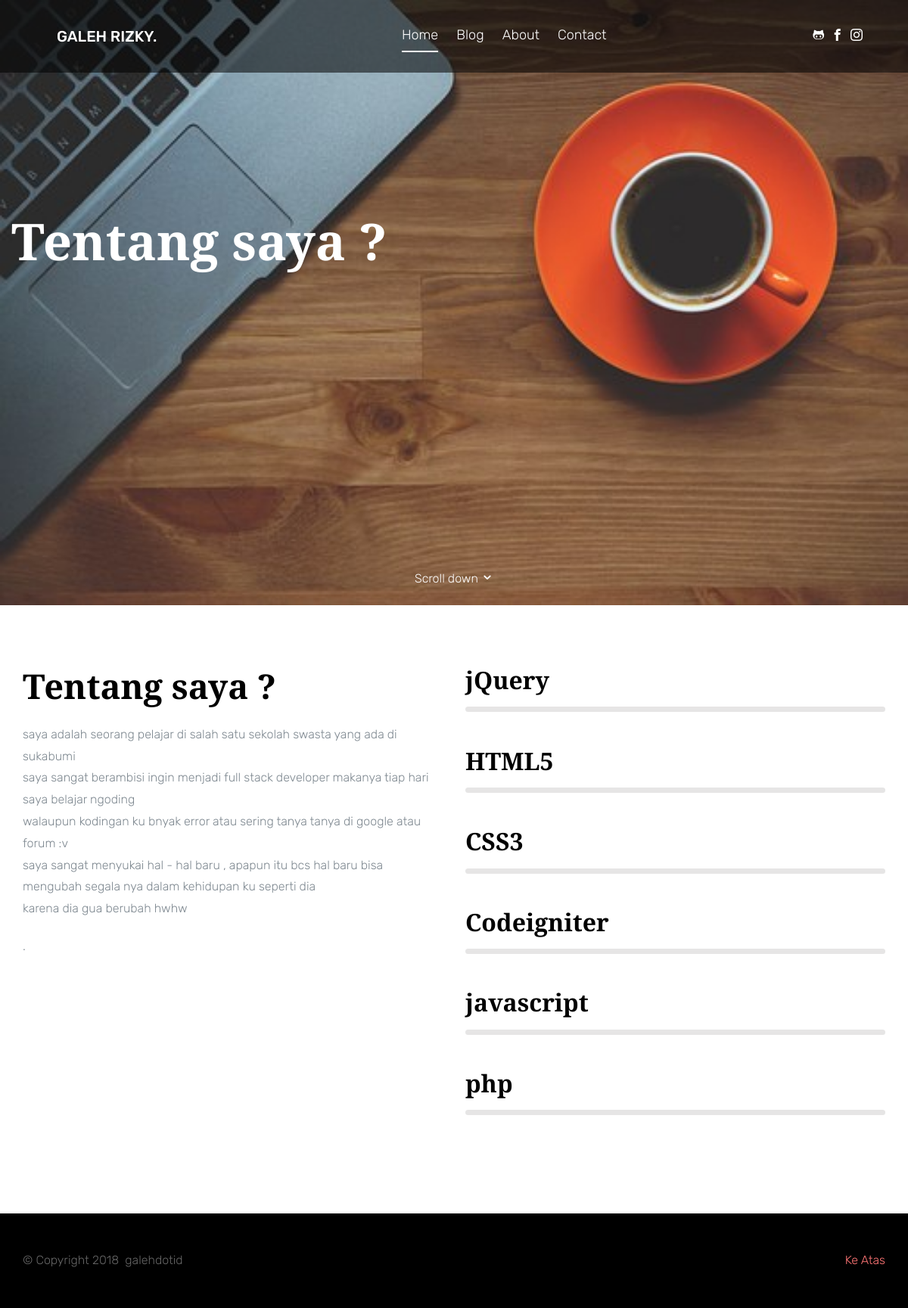
The page /index.php/home/about on the database its author committed.
### tables this page shows
CREATE TABLE `profile` (
  `id` int(11) NOT NULL,
  `judul` varchar(50) NOT NULL,
  `isi` varchar(20000) NOT NULL
);

### application/controllers/Home.php (called while the page is built, shortened)
<?php
class Home extends CI_Controller {
	function about(){
		$data['about'] = $this->db->get('profile')->result_object();
		$this->load->view('home/about', $data);
	}
}

### index.php (called while the page is built, shortened)
<?php
require_once BASEPATH.'core/CodeIgniter.php';

### application/views/home/about.php (the view, shortened to what this page needs)
<?php include 'layout/header.php';?>
  <section class="probootstrap-intro" style="background-image: url(<?php echo base_url()?>assets/frontend/img/1.jpg);" data-stellar-background-ratio="0.5">
    <div class="container">
      <div class="row">
        <div class="col-md-7 probootstrap-intro-text">
          <h1 class="probootstrap-animate" data-animate-effect="fadeIn">Tentang saya ?</h1>
        </div>
      </div>
    </div>
    <span class="probootstrap-animate"><a class="probootstrap-scroll-down js-next" href="#next-section">Scroll down <i class="icon-chevron-down"></i></a></span>
  </section>
  <main>
    <section id="next-section" class="probootstrap-section">
      <div class="container">
        <div class="row mb40">
          <?php foreach($about as $row){?>
          <div class="col-md-6">
            <h2 class="mt0"><?php echo $row->judul ?></h2>
            <p><?php echo $row->isi ?>.</p>
          </div>
          <?php }?>
          <div class="col-md-6">
            <h3 class="mt0">jQuery</h3>
            <div class="progress">
            </div>
            <h3>HTML5</h3>
            <div class="progress">
            </div>
            <h3>CSS3</h3>
            <div class="progress">
            </div>
            <h3>Codeigniter</h3>
            <div class="progress">
            </div>
              <h3>javascript</h3>
            <div class="progress">
            </div>
              <h3>php</h3>
            <div class="progress">
            </div>
          </div>
        </div>
      </div>
    </section>
  </main>
  <?php include 'layout/footer.php';?>

### rows shown on the page
profile: judul "Tentang saya ?", isi "saya adalah seorang pelajar di salah satu sekolah swasta yang ada di sukabumi saya sangat berambisi ingin menjadi full stack developer makanya tiap hari saya belajar ngoding walaupun kodingan ku bnyak error atau sering tanya tanya di google atau forum :v saya sangat menyukai hal - hal baru , apapun itu bcs hal baru bisa mengubah segala nya dalam kehidupan ku seperti dia karena dia gua berubah hwhw"
